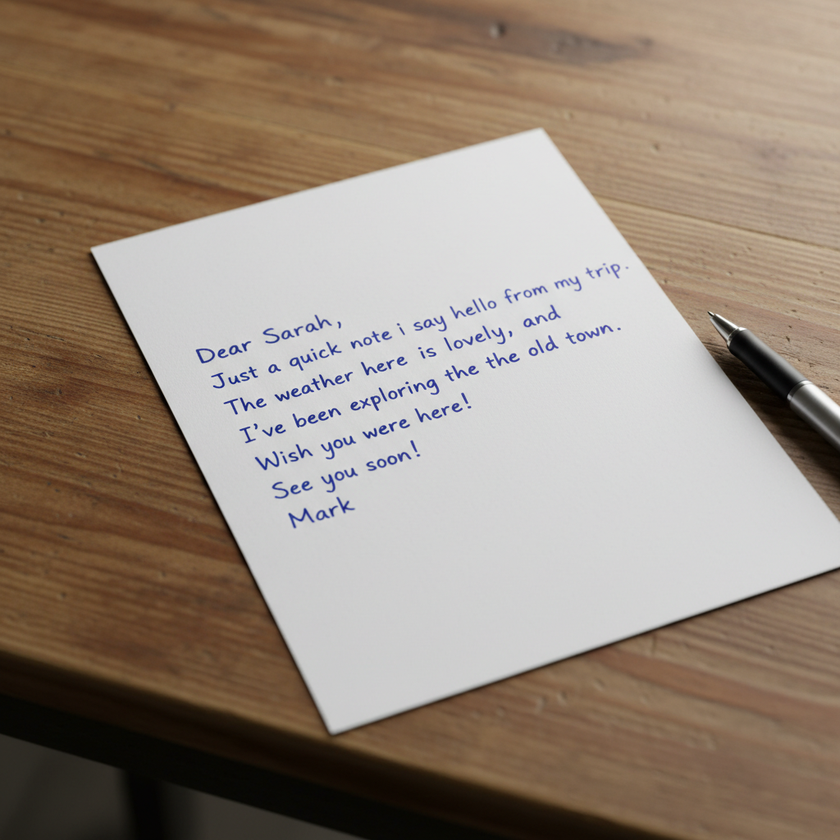
#> input picture images/input.png, 840 x 840 px, shrunk from 1024 x 1024 before the run
$ python camScanner.py
#> lines starting #> are read from the running program, lines starting #| are printed output that depends on the picture; after the words box and inside, x2 and y2 are one past the last pixel; in counts of white or black regions, pixels touching at a corner belong together
import cv2
import requests
import numpy as np
from PIL import Image
import matplotlib.pyplot as plt

# Load image
image_path = 'images/input.png'
image = Image.open(image_path)
#> image is the input picture: PIL image 840x840 RGB; mean R, G, B 150.9, 136, 122.6
image = np.array(image)

# Convert to grayscale and detect edges
gray = cv2.cvtColor(image, cv2.COLOR_BGR2GRAY)
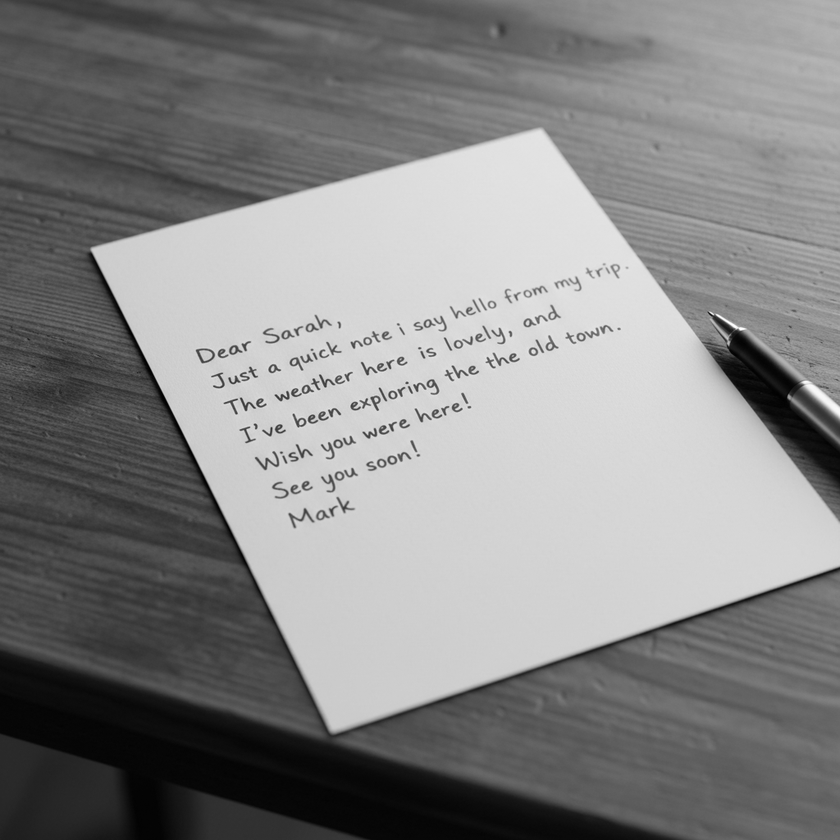
#> gray: shape (840, 840); min 0, max 255, mean 133.7
blurred = cv2.GaussianBlur(gray, (5, 5), 0)
edges = cv2.Canny(blurred, 50, 200)
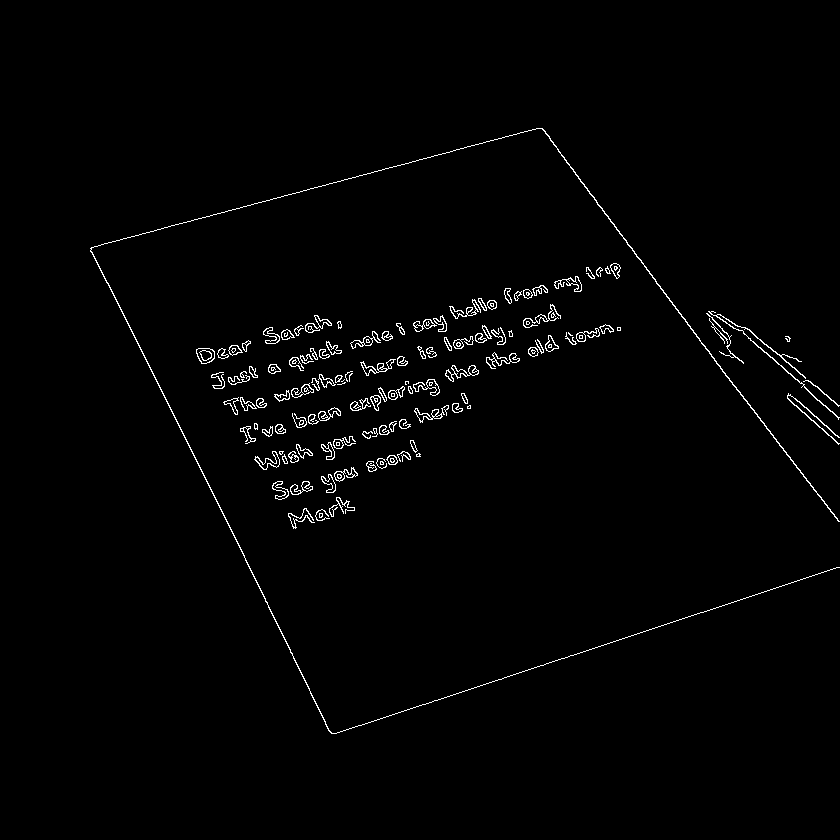
#> edges: shape (840, 840); 1.4% white in thin lines or dots, all inside (x1, y1, x2, y2) = (90, 128, 840, 734)

# Find and sort contours
contours, _ = cv2.findContours(edges, cv2.RETR_LIST, cv2.CHAIN_APPROX_SIMPLE)
#> contours = 284 contours, 118 with area under 20; largest, box (x1, y1, x2, y2) and area: (90, 128, 840, 734) 529, (196, 348, 215, 364) 221, (196, 348, 215, 364) 208, (445, 365, 479, 382) 202, (360, 359, 396, 376) 174
contours = sorted(contours, key=cv2.contourArea, reverse=True)[:5]
#> contours = 5 contours; box (x1, y1, x2, y2) and area: (90, 128, 840, 734) 529, (196, 348, 215, 364) 221, (196, 348, 215, 364) 208, (445, 365, 479, 382) 202, (360, 359, 396, 376) 174

def order_points(pts):
    rect = np.zeros((4, 2), dtype="float32")
    s = pts.sum(axis=1)
    rect[0] = pts[np.argmin(s)]
    rect[2] = pts[np.argmax(s)]
    diff = np.diff(pts, axis=1)
    rect[1] = pts[np.argmin(diff)]
    rect[3] = pts[np.argmax(diff)]
    return rect

# Find the largest contour
largest_contour = max(contours, key=cv2.contourArea)
#> largest_contour = contour of 2476 points, box (x1, y1, x2, y2) (90, 128, 840, 734), area 529

# Approximate the contour
perimeter = cv2.arcLength(largest_contour, True)
#> perimeter = 4358.3
epsilon = 0.02 * perimeter
#> epsilon = 87.17
approx = cv2.approxPolyDP(largest_contour, epsilon, True)
#> approx = [[542, 128], [90, 248], [331, 733], [839, 567], [328, 729], [94, 246], [541, 128], [839, 521]]

# If not exactly 4 points, approximate
if len(approx) != 4:
    hull = cv2.convexHull(largest_contour)
#> hull = contour of 23 points, box (x1, y1, x2, y2) (90, 128, 840, 734), area 269316
    approx = cv2.approxPolyDP(hull, epsilon, True)
#> approx = [[839, 567], [331, 733], [90, 248], [542, 128]]

if len(approx) != 4:
    raise ValueError("Cannot find a 4-point contour for the paper.")

paper = order_points(approx.reshape(4, 2))
#> in order_points, `s = pts.sum(axis=1)`: s = [1406, 1064, 338, 670]
#> in order_points, `diff = np.diff(pts, axis=1)`: diff = [-272, 402, 158, -414]
#> paper = [[90, 248], [542, 128], [839, 567], [331, 733]]


# Draw contour
cv2.drawContours(image, [approx], -1, (0, 255, 0), 2)
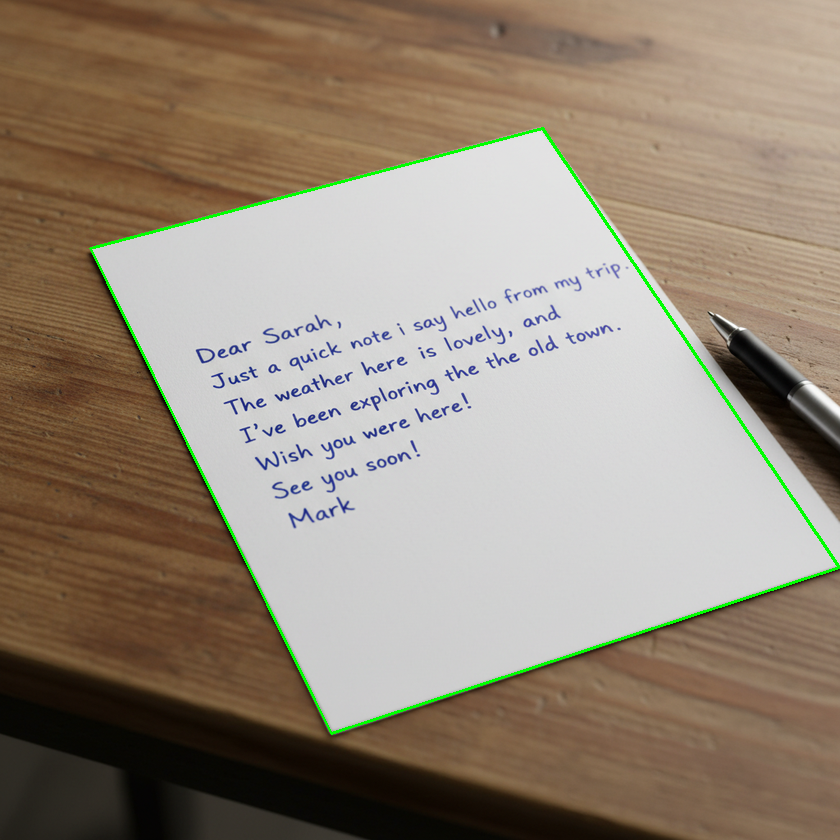
#> image: shape (840, 840, 3); 0.84% of pixels changed, all inside (x1, y1, x2, y2) = (89, 127, 840, 735)

# Perspective transformation
h, w, _ = image.shape
#> h = 840; w = 840
dst_points = np.float32([[0, 0], [w, 0], [w, h], [0, h]])
#> dst_points = [[0, 0], [840, 0], [840, 840], [0, 840]]
matrix = cv2.getPerspectiveTransform(paper, dst_points)
#> matrix = [[1.7, -0.847, 56.65], [0.516, 1.94, -528.5], [-1.86e-05, 0.000377, 1]]
warped = cv2.warpPerspective(image, matrix, (w, h))
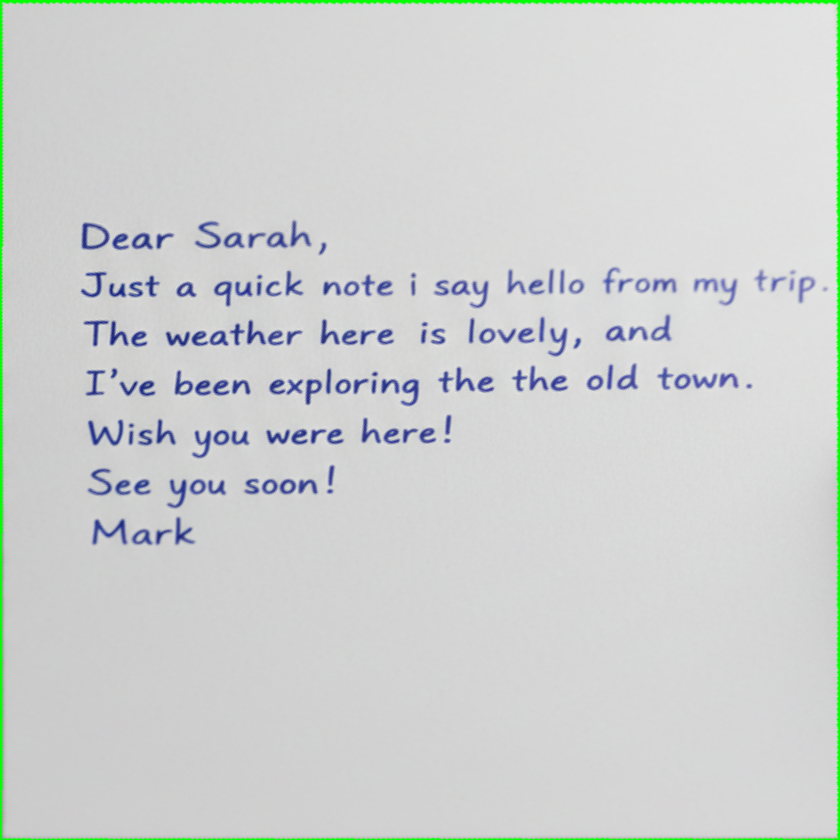
#> warped: shape (840, 840, 3); mean R, G, B 206.3, 209.6, 208.6

# Apply adaptive thresholding
warped_gray = cv2.cvtColor(warped, cv2.COLOR_BGR2GRAY)
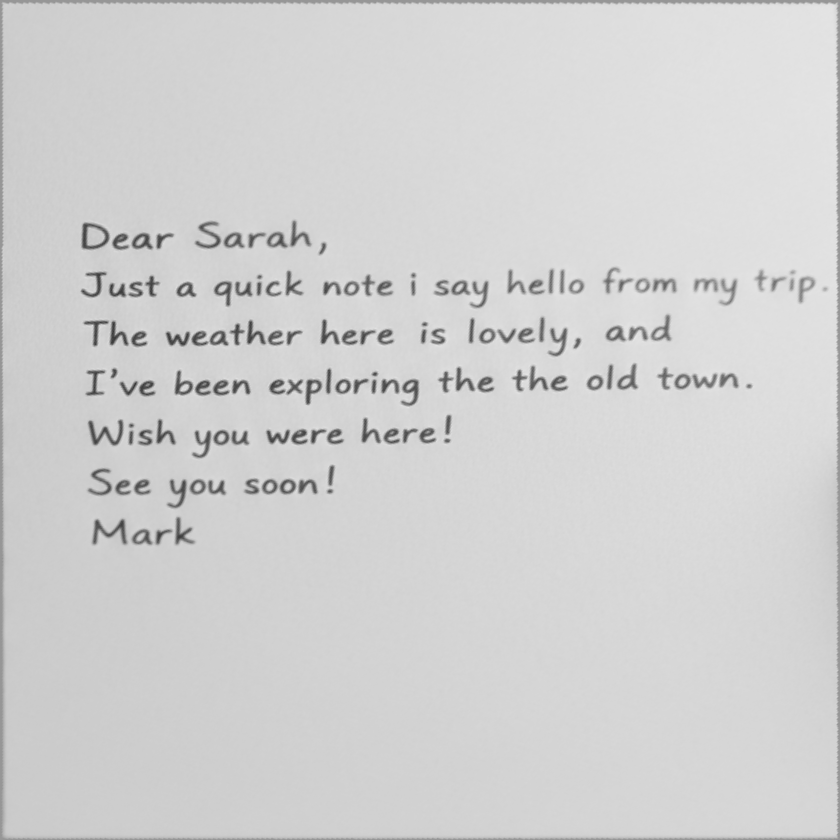
#> warped_gray: shape (840, 840); min 53, max 234, mean 208.9
thresholded = cv2.adaptiveThreshold(warped_gray, 255, cv2.ADAPTIVE_THRESH_GAUSSIAN_C, cv2.THRESH_BINARY, 15, 12)
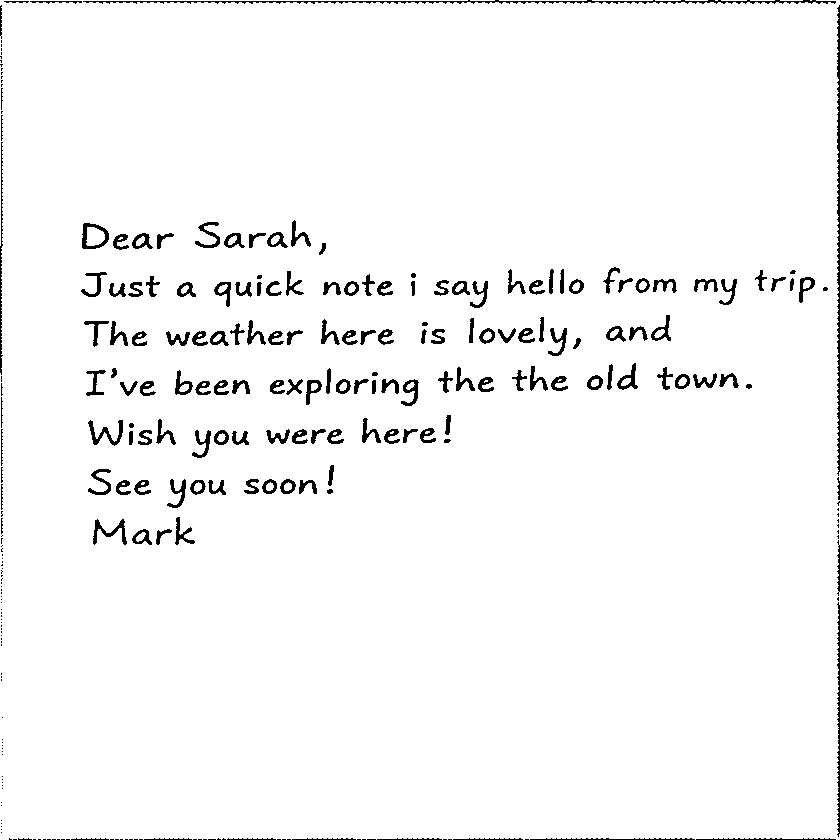
#> thresholded: shape (840, 840); 96.8% white; 274 black regions (113 under 20 px), largest, box (x1, y1, x2, y2) and area: (83, 0, 836, 4) 1317, (837, 5, 840, 476) 1002, (837, 602, 840, 837) 445

# Display results
plt.figure(figsize=(15, 10))
plt.subplot(1, 2, 1)
plt.imshow(image)
plt.title('Original Image')
plt.axis('off')
plt.subplot(1, 2, 2)
plt.imshow(thresholded, cmap='gray')
plt.title('Processed Image')
plt.axis('off')
plt.show()
